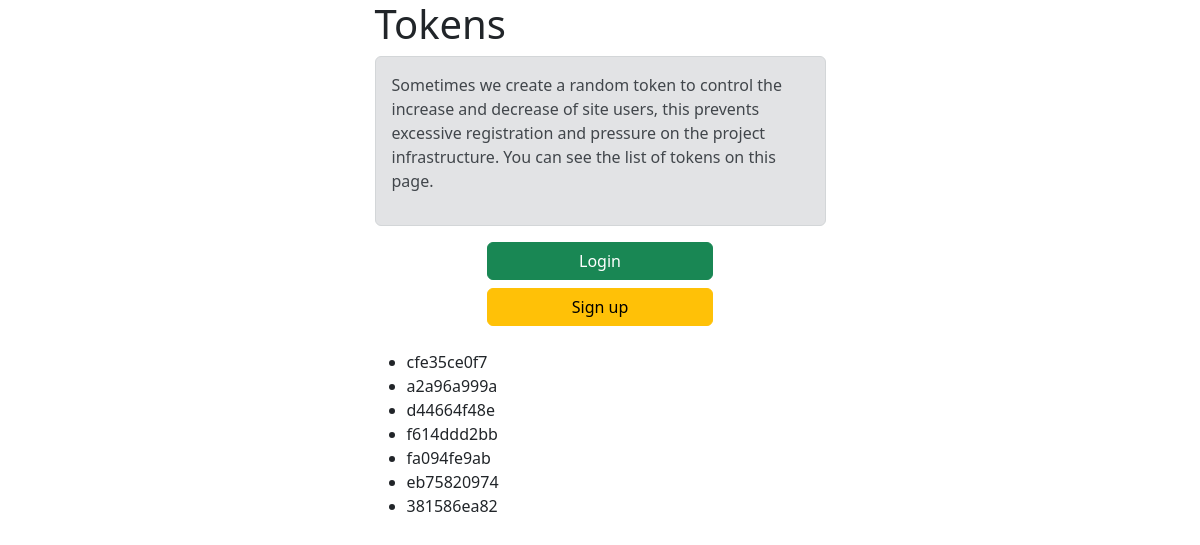
Before: /at with the older database file.
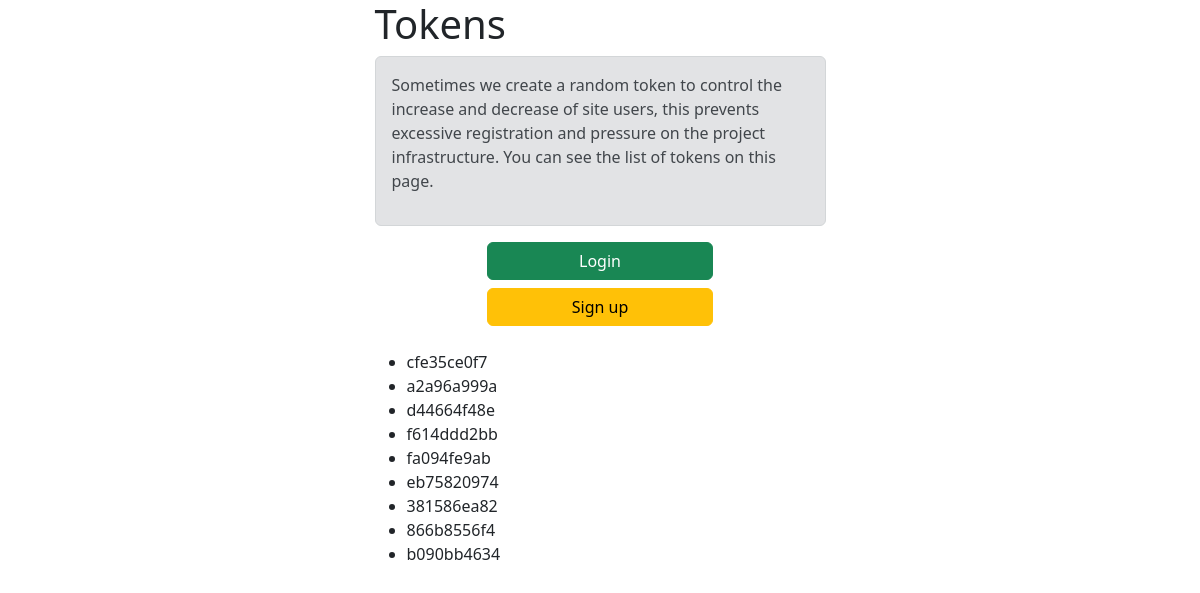
After: the same page with the newer database file.
### access_token/models.py (models this page shows)
class AccessToken(models.Model):
    access_token = models.CharField(max_length=128, verbose_name="Access Token", null=False, blank=False)
    representative = models.ForeignKey(User, on_delete=models.CASCADE,
                                       help_text="That user whom created this after deposit confirm",
                                       related_name='representative_id')
    user = models.ForeignKey(User, on_delete=models.CASCADE, help_text="user registered with this token", null=True,
                             blank=True)
    is_used = models.BooleanField(default=False, help_text='a user registered with this token')
    by_superuser = models.BooleanField(default=False, verbose_name='Create by admin',
                                       help_text="Super user Created this Accesses token manually")
    date = models.DateTimeField(verbose_name="Date", auto_now_add=True, null=True)
    objects = AccessTokenManager()
    def __str__(self):
        return self.access_token

### access_token/views.py (the view)
# urls.py: path('at', at, name='at'),
def at(request):
    at_list = AccessToken.objects.filter(by_superuser=True, is_used=False)
    print(at_list)
    context = {
        'at_list': at_list,
    }
    return render(request, 'at/at.html', context)

### templates/at/at.html (shortened to what this page needs)
{% load static %}
<!DOCTYPE html>
<html lang="en">
<head>
    <link rel="stylesheet" href="{% static 'css/bootstrap.css' %}">
</head>
<body>
<div class="container">
    <div class="row justify-content-md-center">
        <div class="col col-lg-2"></div>
        <div class="col-md-5">
            <h1>Tokens</h1>
            <div class="alert alert-secondary" role="alert">
                <p>Sometimes we create a random token to control the increase and decrease of site users, this prevents
                    excessive registration and pressure on the project infrastructure. You can see the list of tokens on
                    this page.</p>
            </div>
            {% if request.user.is_superuser %}
                <div class="d-grid gap-2 col-6 mx-auto">
                    <a href="/admin" class="btn btn-success" type="button">Admin</a>
                </div>
            {% elif not request.user.is_authenticated %}
                <div class="d-grid gap-2 col-6 mx-auto">
                    <a href="{% url 'users:login' %}" class="btn btn-success" type="button">Login</a>
                    <a href="{% url 'users:signup' %}" class="btn btn-warning" type="button">Sign up</a>
                </div>
            {% else %}
                <div class="d-grid gap-2 col-6 mx-auto">
                    <a href="{% url 'home' %}" class="btn btn-outline-primary" type="button">Home</a>
                    <a href="{% url 'financial:deposit' %}" class="btn btn-outline-success" type="button">Deposit</a>
                </div>
            {% endif %}
            <br>
            {% if at_list %}
                <ul>
                    {% for at in at_list %}
                        <li>{{ at.access_token }}</li>
                    {% endfor %}
                </ul>
            {% else %}
                <div class="alert alert-danger">
                    <strong>Sorry</strong> there is no token available! check this page later.
                </div>
            {% endif %}
        </div>
        <div class="col col-lg-2"></div>
    </div>
</div>
</body>
</html>

Changed rows visible on the page:
added AccessToken: access_token "866b8556f4"
added AccessToken: access_token "b090bb4634"
